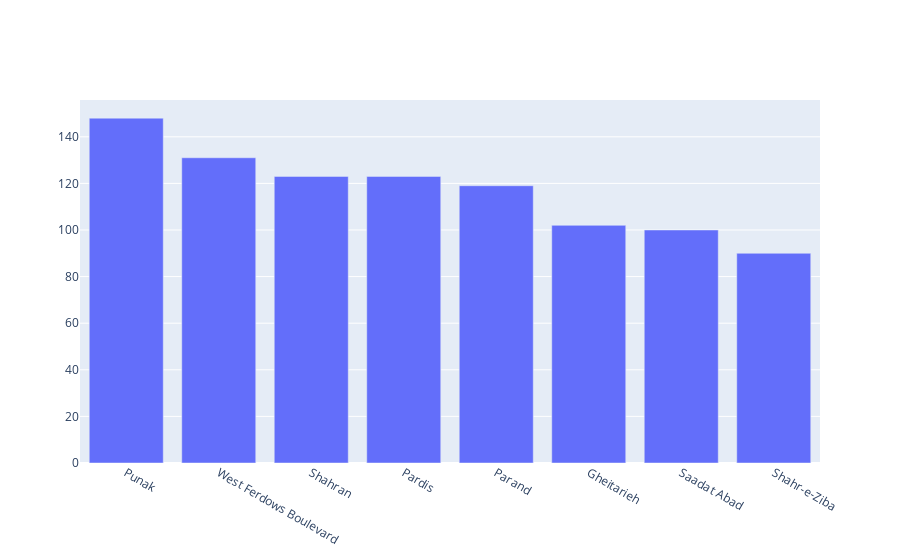

The notebook cell this image was saved under:
### Code cell
import plotly.graph_objects as go

frequencies = df['Address'].value_counts().head(8)
fig = go.Figure([go.Bar(x=frequencies.index, y=frequencies)])
fig.show()

### Figure 1 — Plotly figure (JSON) as saved in the notebook; plotly's stock layout.template omitted (floating-point values rounded to 4 significant figures)
{"data": [{"type": "bar", "x": ["Punak", "West Ferdows Boulevard", "Shahran", "Pardis", "Parand", "Gheitarieh", "Saadat Abad", "Shahr-e-Ziba"], "y": [148, 131, 123, 123, 119, 102, 100, 90]}], "layout": {}}
